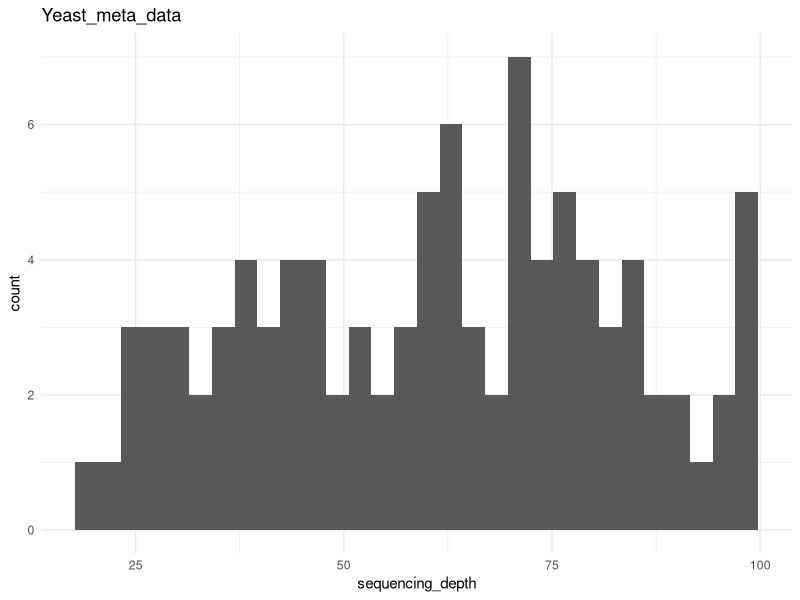

Here is the R script that generated this plot:
## ---- chunk 1
#| eco: "false"
library("tidyverse")
## ---- chunk 2
yeast_mata_data <- read.csv("yeast_genome_metadata.csv")
yeast_mata_data_filtered <- yeast_mata_data%>%
  filter(gc_content < 40)%>% 
  mutate(quality_status = if_else(sequencing_depth > 50, "High", "Low"))

high_quality_samples <- yeast_mata_data_filtered%>%
  filter(quality_status == "High") %>% select(sample_id)

high_quality_samples_vector <- high_quality_samples$sample_id
write_csv(yeast_mata_data_filtered, "partner_Krish(B2)_filtered.csv")

## ---- chunk 3
ggplot(data = yeast_mata_data_filtered, aes(x = sequencing_depth)) +
  geom_histogram() +
  labs(title = "Yeast_meta_data", x = "sequencing_depth") +
  theme_minimal()
